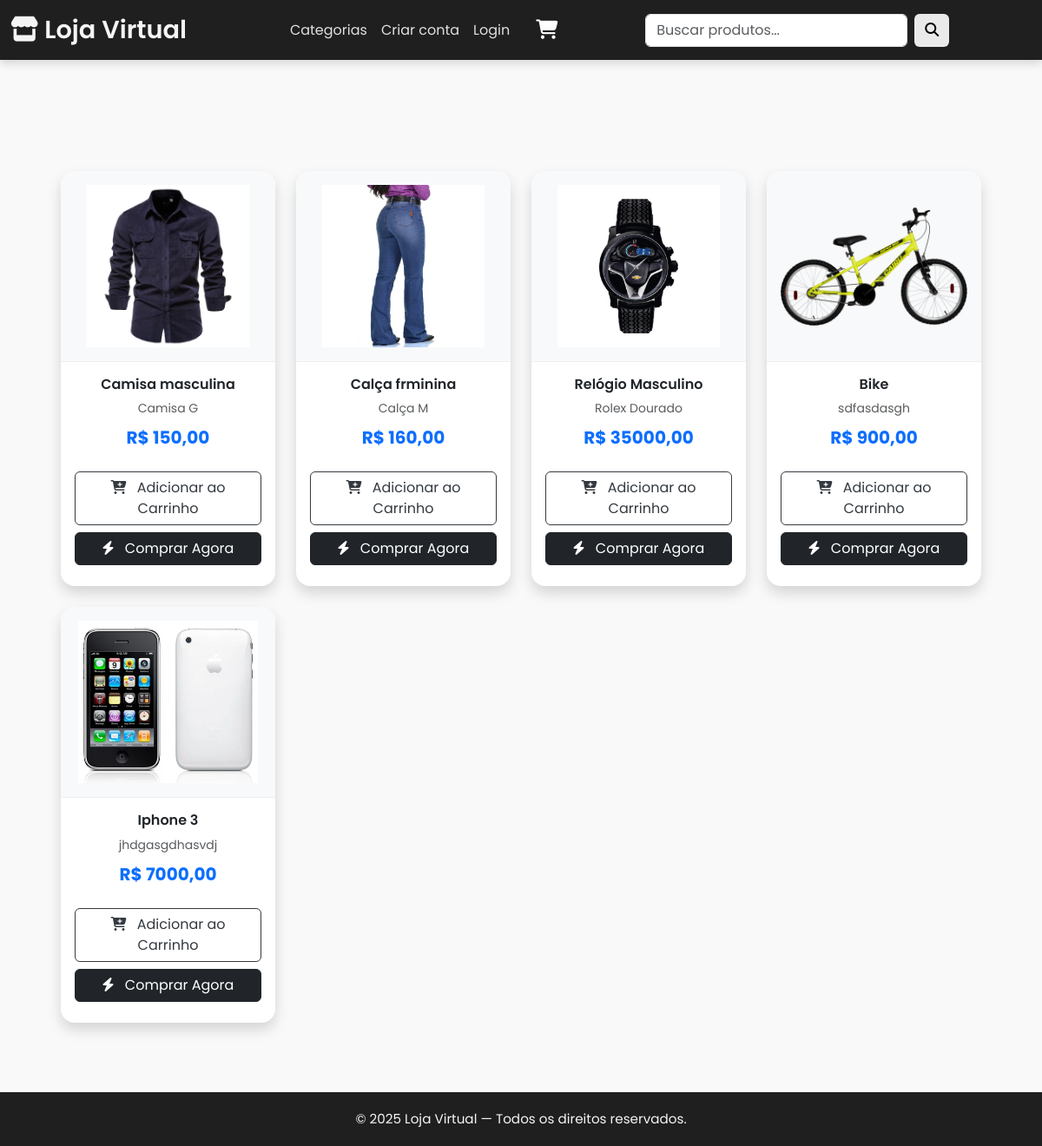
The page / on the database its author committed.
### loja_app/models.py (models this page shows, shortened)
class Produto(models.Model):
    nome = models.CharField(max_length=100)
    descricao = models.TextField()
    preco = models.DecimalField(max_digits=10, decimal_places=2)
    imagem = models.ImageField()
    categoria = models.ForeignKey(Categoria, on_delete=models.CASCADE)

### loja_app/views.py (the view)
# urls.py: path('', HomeView.as_view(), name= 'home'),
class HomeView(TemplateView):
    template_name = 'estilos/home.html'
    def get_context_data(self, **kwargs):
        context = super().get_context_data(**kwargs)
        context['produtos'] = Produto.objects.all()
        return context

### loja_app/templates/estilos/home.html (shortened to what this page needs)
{% extends 'estilos/base.html' %}
{% block content %}
<div class="container mt-5">
  <div class="row g-4">
    {% for produto in produtos %}
      <div class="col-lg-3 col-md-4 col-sm-6">
        <div class="card produto-card shadow border-0 h-100">
          <div class="produto-img-wrapper bg-light d-flex align-items-center justify-content-center p-3">
            <img src="{{ produto.imagem.url }}" class="card-img-top" alt="{{ produto.nome }}">
          </div>
          <div class="card-body d-flex flex-column justify-content-between text-center px-3">
            <div>
              <h5 class="card-title text-dark fw-semibold mb-2">{{ produto.nome }}</h5>
              <p class="text-muted small mb-2">{{ produto.descricao|truncatechars:50 }}</p>
              <p class="text-primary fw-bold fs-5 mb-0">R$ {{ produto.preco }}</p>
            </div>
            <div class="d-flex flex-column gap-2 mt-4">
              <a href="{% url 'carrinho_app:adicionar_ao_carrinho' produto.id %}" class="btn btn-outline-dark w-100">
                <i class="fas fa-cart-plus me-2"></i> Adicionar ao Carrinho
              </a>
              <a href="{% url 'loja_app:pagamento' produto.id %}" class="btn btn-dark w-100">
                <i class="fas fa-bolt me-2"></i> Comprar Agora
              </a>
            </div>
          </div>
        </div>
      </div>
    {% endfor %}
  </div>
</div>
{% endblock %}

### loja_app/templates/estilos/base.html (style rules this page uses)
html, body { height: 100%; display: flex; flex-direction: column; background-color: #f9f9f9; font-family: 'Poppins', sans-serif; color: #333; }
.container { flex: 1; padding: 40px 20px; }

### loja_app/templates/estilos/home.html (style rules this page uses)
.produto-card { border-radius: 1rem; transition: all 0.3s ease; background-color: #ffffff; }
.produto-img-wrapper { height: 220px; border-bottom: 1px solid #eee; border-radius: 1rem 1rem 0 0; }
.produto-img-wrapper img { max-height: 100%; max-width: 100%; object-fit: contain; }
.btn-outline-dark { border-color: #343a40; color: #343a40; }
.btn-dark { background-color: #212529; border-color: #212529; }
.card-title { font-size: 1rem; }
.card-body { padding-bottom: 1.5rem; }

### rows shown on the page
Produto: imagem (picture), nome "Camisa masculina", descricao "Camisa G", preco "150,00"
Produto: imagem (picture), nome "Calça frminina", descricao "Calça M", preco "160,00"
Produto: imagem (picture), nome "Relógio Masculino", descricao "Rolex Dourado", preco "35000,00"
Produto: imagem (picture), nome "Bike", descricao "sdfasdasgh", preco "900,00"
Produto: imagem (picture), nome "Iphone 3", descricao "jhdgasgdhasvdj", preco "7000,00"
